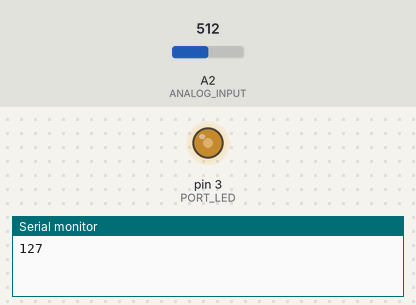
This sketch was run on a simulated Arduino Uno, built with avr-gcc and run on an emulated ATmega328P. Shown: output pins drawn as LEDs (lit = HIGH), the last lines printed to the serial monitor. The test bench sets the inputs (shaded band); at power-on: A2 (ANALOG_INPUT) = 512.

Above: at 1.2 s.
1.3 s: A2 (ANALOG_INPUT) set to 716
At 2.3 s:
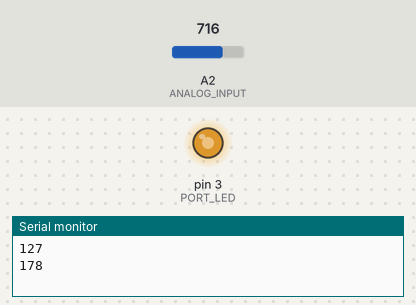
2.8 s: A2 (ANALOG_INPUT) set to 900
At 3.5 s:
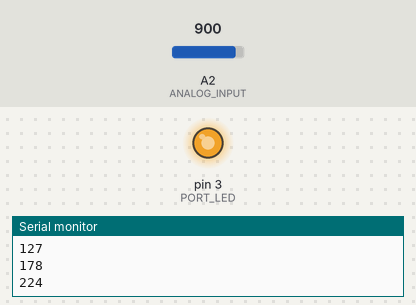
4.3 s: A2 (ANALOG_INPUT) set to 122
At 4.8 s:
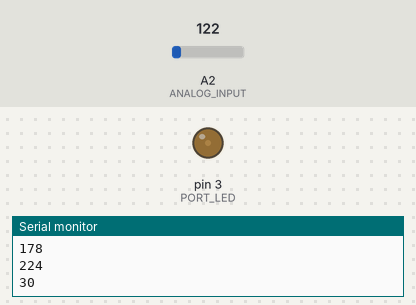
5.8 s: A2 (ANALOG_INPUT) set to 0
At 7.0 s:
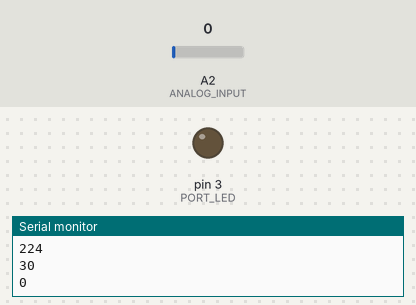
7.3 s: A2 (ANALOG_INPUT) set to 511
At 8.4 s:
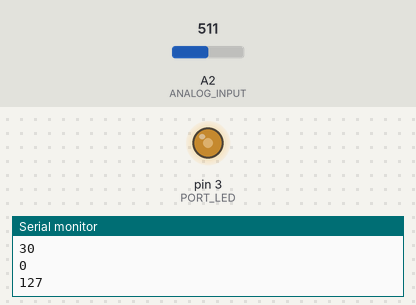
Timing chart, 0 to 9.8 s (numbered marks = the images above; inputs shaded):
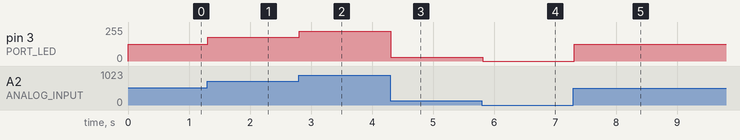

The sketch:

potentiometer.ino
```cpp
const int ANALOG_INPUT = A2;
const int PORT_LED = 3;
const int BAUDRATE = 9600;
int lastValue = -1;

void setup()
{
    Serial.begin( BAUDRATE );
    pinMode( PORT_LED, OUTPUT );
}

void loop()
{
    int value = analogRead( ANALOG_INPUT );
    value = map(value, 0, 1023, 0, 255);
    if (value != lastValue)
    {
        Serial.println(value);
        analogWrite ( PORT_LED, value );
        lastValue = value;
    }
    delay(100);
}
```

Measured:
- after the input at 1.3 s, pin 3 (PORT_LED): 127/255 → 178/255 at once
- after the input at 2.8 s, pin 3 (PORT_LED): 178/255 → 224/255 at once
- after the input at 4.3 s, pin 3 (PORT_LED): 224/255 → 30/255 at once
- after the input at 5.8 s, pin 3 (PORT_LED): 30/255 → 0/255 at once
- after the input at 7.3 s, pin 3 (PORT_LED): 0/255 → 127/255 at once
